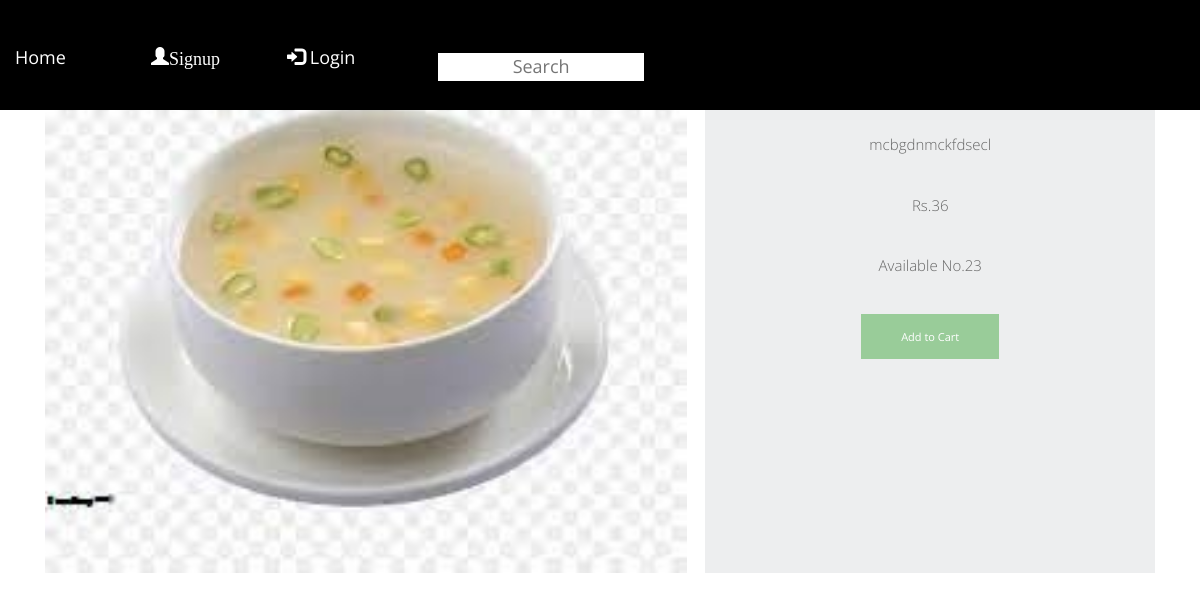
/vegitable-recipie/vegitable-soup, run on the app's committed database.
### home/models.py (models this page shows, shortened)
class prdct(models.Model):
    name = models.CharField(max_length=250, unique=True)
    slug = models.SlugField(max_length=250, unique=True)
    img = models.ImageField(upload_to='picture')
    desc = models.TextField()
    price = models.IntegerField()
    stock = models.IntegerField()
    avialable = models.BooleanField()
    category = models.ForeignKey(categ, on_delete=models.CASCADE)

### home/views.py (the view)
# urls.py: path('<slug:c_slug>/<slug:pro_slug>',views.details,name='details'),
def details(request,c_slug,pro_slug):
    try:
        pro=prdct.objects.get(category__slug=c_slug,slug=pro_slug )
    except Exception as e:
        raise e
    return render(request,"index p.html",{'pro':pro})

### cart/context_processor.py (called while the page is built)
def count(request):
    item_count=0
    if 'admin 'in request.path:
        return {}
    else:
        try:
            ct=cart.objects.filter(cart_id=c_id(request))
            cti=cartitem.objects.all().filter(cart=ct[:1])
            for i in cti:
                item_count +=i.qty
        except cart.DoesNotExist:
            item_count=0
        return dict(itc=item_count)

### cart/views.py (called while the page is built)
def c_id(request):
    crt_id=request.session.session_key
    if not crt_id:
        crt_id=request.session.create()
    return crt_id

### templates/index p.html (shortened to what this page needs)
<!DOCTYPE html>
{% extends 'base.html' %}
{% load static %}
{% block content %}
<html lang="en">
<head>
    <link href="{ % static 'pr/fontawesome/cssall.min.css' %}" rel="stylesheet" />
    <link href="{% static 'pr/css/templatemo-comparto.css' %}" rel="stylesheet" />
</head>
<body>
 <center>   <div class="container-fluid">
          <section class="container" id="about">
            <div class="tm-row tm-about-row">
                <div class="tm-section-1-l">
                    <img src={{pro.img.url}} alt="About image" style="height=200px; width:715px" class="tm-img-responsive">
                </div>
                    <article class="tm-section-1-r tm-bg-color-8">
                    <h2 class="tm-mb-2 tm-title-color">{{pro.name}}z</h2>
                    <p>{{pro.desc}}</p>
                    <p>Rs.{{pro.price}}</p>
                    <p>Available No.{{pro.stock}}</p>
{% if pro.stock <= 0 %}
    <h3 style="color:red;"> Sorry ...No stock available..!!!</h3>
{% else %}
    <a href="{% url 'addcart' pro.id %}" class="tm-btn tm-btn-3 ">Add to Cart</a>
{% endif %}
                    </article>
            </div>
        </section>
            </div>
 </center>
</body>
</html>
{% endblock %}

### static/Home/css/style.css (style rules this page uses)
* { box-sizing: border-box !important; transition: ease all 0.5s; }
html { scroll-behavior: smooth; }
body { color:#000; font-size: 14px; font-family: poppins; line-height: 1.80857; font-weight: normal; overflow-x: hidden; }
a { color: #000; text-decoration: none !important; outline: none !important; -webkit-transition: all .3s ease-in-out; -moz-transition: all .3s ease-in-out; -ms-transition: all .3s ease-in-out; -o-transition: all .3s ease-in-out; transition: all .3s ease-in-out; }
h1, h2, h3, h4, h5, h6 { letter-spacing: 0; font-weight: normal; position: relative; padding: 0 0 10px 0; font-weight: normal; line-height: normal; color: #000; margin: 0 }
h2 { font-size: 22px }
*, *::after, *::before { -webkit-box-sizing: border-box; -moz-box-sizing: border-box; box-sizing: border-box; }
p { margin: 20px; font-weight: 300; font-size: 15px; line-height: 24px; }
a { color: #222222; text-decoration: none; outline: none !important; }
a, .btn { text-decoration: none !important; outline: none !important; -webkit-transition: all .3s ease-in-out; -moz-transition: all .3s ease-in-out; -ms-transition: all .3s ease-in-out; -o-transition: all .3s ease-in-out; transition: all .3s ease-in-out; }
img { max-width: 100%; height: auto; }

### static/pr/css/templatemo-comparto.css (style rules this page uses)
*, *::before, *::after { box-sizing: border-box; outline: none; }
ul, h1, h2, h3, h4, p, figure { padding: 0; margin: 0; }
body { font-family: 'Open Sans', Arial, sans-serif; font-size: 18px; overflow-x: hidden; padding-left: 15px; padding-right: 15px; margin: 0; }
h2 { font-size: 1.5rem; }
a { transition: all 0.3s ease; text-decoration: none; }
p { color: #666; line-height: 1.7; margin-bottom: 35px; }
h1, h2, h3, h4, h5, h6 { color: #333; }
.container-fluid { max-width: 1210px; margin-left: auto; margin-right: auto; }
.tm-mb-2 { margin-bottom: 40px; }
.tm-bg-color-8 { background-color: #EDEEEF; }
.tm-img-responsive { max-width: 100%; height: auto; }
.tm-section-1-l { width: 57.85%; margin-right: 1.65%; }
.tm-section-1-r { padding: 50px 40px; width: 40.5%; }
.tm-row { display: flex; }
.tm-btn { display: inline-block; padding: 15px 40px; font-size: 1.1rem; border: none; background-color: #CC9999; color: white; }
.tm-btn-3 { background-color: #99CC99; }
a { color: #666; }

### data on the page
prdct: img (picture), desc "mcbgdnmckfdsecl", price "36", stock "23"
